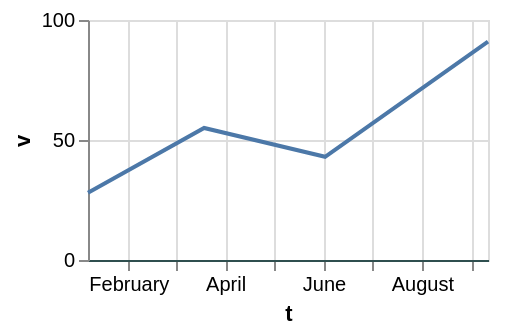

The specification (Vega-Lite) saved for this image:
### Vega-Lite specification from a JSON file in a GitHub repository (floating-point values rounded to 4 significant figures)
{"$schema": "https://vega.github.io/schema/vega-lite/v6.json", "width": 200, "height": 120, "data": {"values": [{"c": "alpha", "v": 28, "w": 3, "t": "2024-01-07"}, {"c": "beta", "v": 55, "w": 7, "t": "2024-03-19"}, {"c": "gamma", "v": 43, "w": 5, "t": "2024-06-02"}, {"c": "delta", "v": 91, "w": 9, "t": "2024-09-11"}]}, "mark": "line", "encoding": {"x": {"field": "t", "type": "temporal", "axis": {"domainColor": "darkslategrey"}}, "y": {"field": "v", "type": "quantitative"}}}
